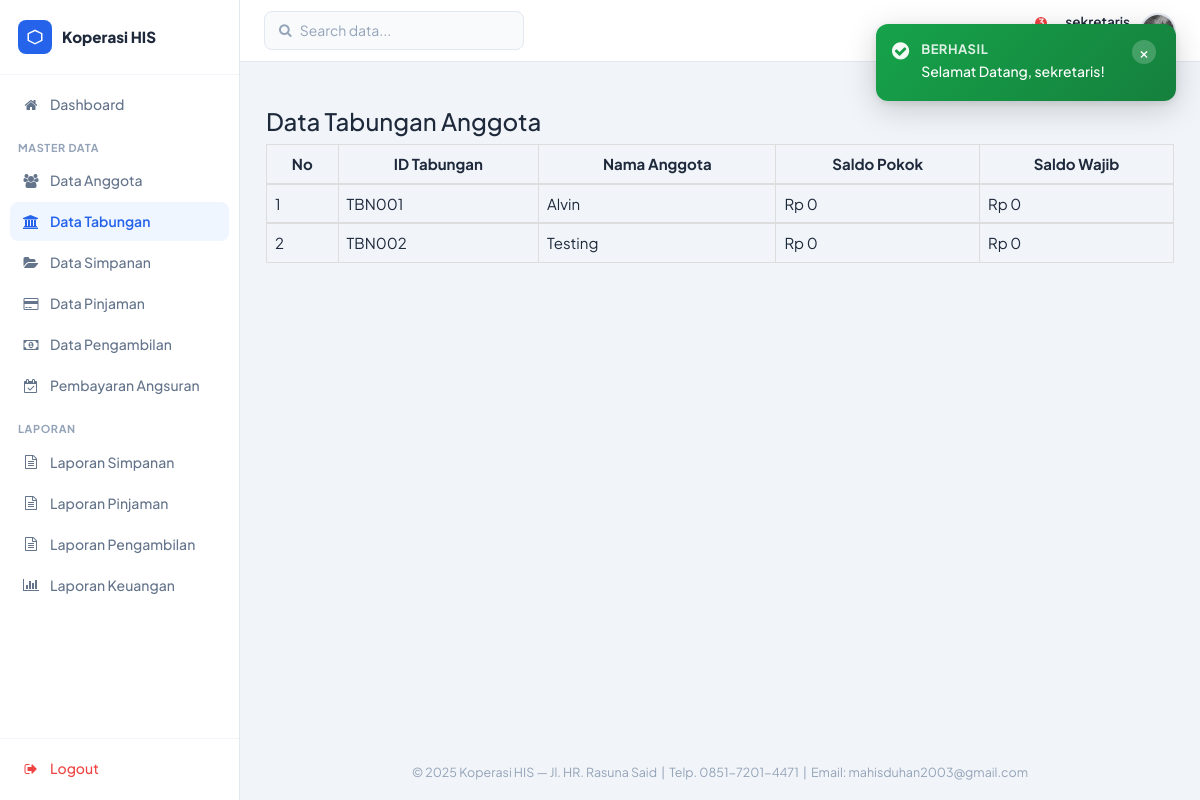
Before: /sekretaris/datatabungan.php (signed in) with the older database file.
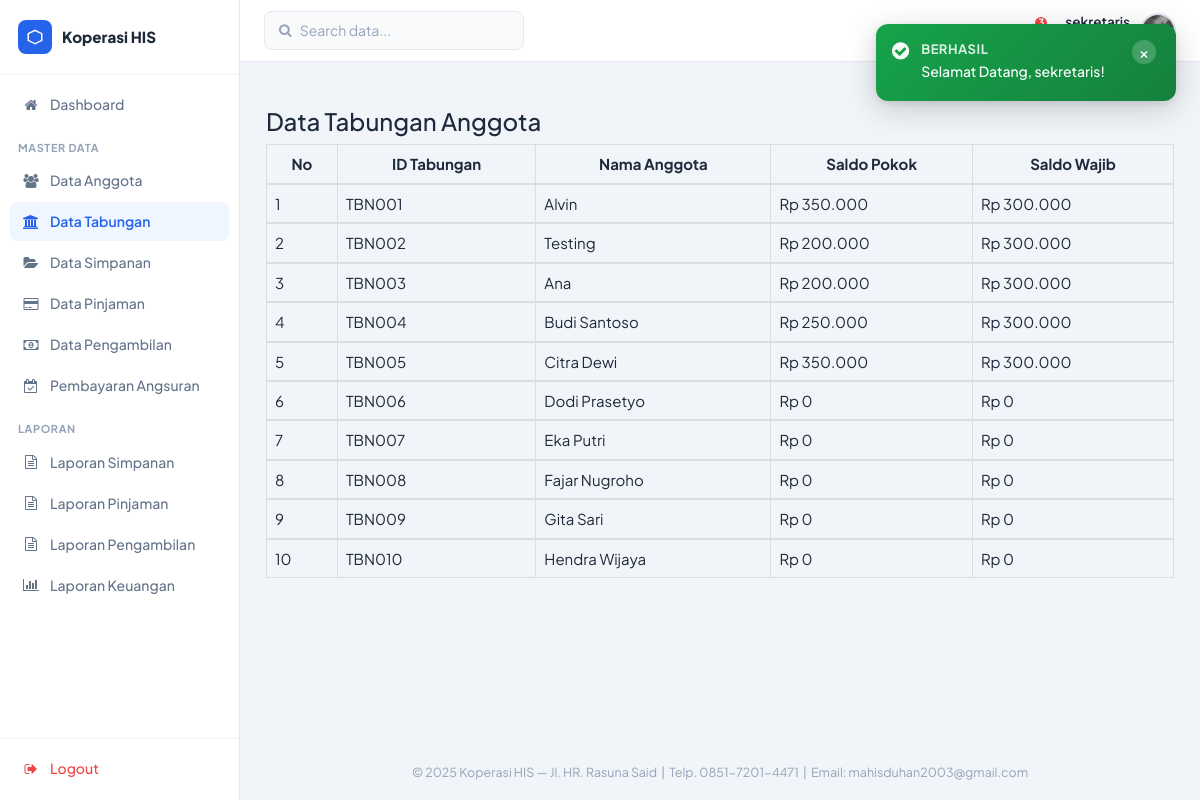
After: the same page with the newer database file.
### tables this page shows
CREATE TABLE `tbl_tabungan` (
  `id_tabungan` varchar(6) NOT NULL,
  `id_anggota` varchar(6) NOT NULL,
  `saldo` int NOT NULL,
  `saldo_wajib` int NOT NULL
);

CREATE TABLE `tbl_anggota` (
  `id_anggota` varchar(6) NOT NULL,
  `nik` varchar(20) NOT NULL,
  `nama_anggota` varchar(30) NOT NULL,
  `tempat_lahir` varchar(20) NOT NULL,
  `tanggal_lahir` date NOT NULL,
  `gender` varchar(15) NOT NULL,
  `alamat` text NOT NULL,
  `pekerjaan` varchar(30) NOT NULL,
  `status` varchar(20) NOT NULL,
  `tanggal_masuk` date NOT NULL,
  `keterangan` varchar(10) NOT NULL
);

### sekretaris/datatabungan.php (the view)
<?php
	include ("style/header.php");
	include ("style/sidebar.php");
?>
	<div class="box box-primary">
		<div class="box-header with-border">
			<h3 class="box-title">Data Tabungan Anggota</h3>
		</div>
		<div class="box-body">
			<div class="table-responsive">
				<table class="table table-bordered">
					<thead>
						<tr>
							<th style="text-align: center;">No</th>
							<th style="text-align: center;">ID Tabungan</th>
							<th style="text-align: center;">Nama Anggota</th>
							<th style="text-align: center;">Saldo Pokok</th>
							<th style="text-align: center;">Saldo Wajib</th>
						</tr>
					</thead>
					<?php
					$no = 1;
					include ("../config/koneksi.php");
					$sql = mysqli_query($konek, "SELECT * FROM tbl_tabungan a LEFT JOIN tbl_anggota b ON a.id_anggota=b.id_anggota");
					while ($data = mysqli_fetch_array($sql)){
					?>
					<tbody>
						<tr>
							<td><?php echo $no++; ?></td>
							<td><?php echo $data['id_tabungan']; ?></td>
							<td><?php echo $data['nama_anggota']; ?></td>
							<td><?php echo "Rp ".number_format($data['saldo'],0,',','.'); ?></td>
							<td><?php echo "Rp ".number_format($data['saldo_wajib'],0,',','.'); ?></td>
						</tr>
					</tbody>
					<?php
					}
					?>
				</table>
			</div>
		</div>
    </div>
<?php
	include ("style/footer.php");
?>

Changed rows visible on the page:
changed tbl_tabungan "TBN001": saldo "0" → "350.000"; saldo_wajib "0" → "300.000"
changed tbl_tabungan "TBN002": saldo "0" → "200.000"; saldo_wajib "0" → "300.000"
added tbl_tabungan: id_tabungan "TBN003", id_anggota.nama_anggota "Ana", saldo "200.000", saldo_wajib "300.000"
added tbl_tabungan: id_tabungan "TBN004", id_anggota.nama_anggota "Budi Santoso", saldo "250.000", saldo_wajib "300.000"
added tbl_tabungan: id_tabungan "TBN005", id_anggota.nama_anggota "Citra Dewi", saldo "350.000", saldo_wajib "300.000"
added tbl_tabungan: id_tabungan "TBN006", id_anggota.nama_anggota "Dodi Prasetyo", saldo "0", saldo_wajib "0"
added tbl_tabungan: id_tabungan "TBN007", id_anggota.nama_anggota "Eka Putri", saldo "0", saldo_wajib "0"
added tbl_tabungan: id_tabungan "TBN008", id_anggota.nama_anggota "Fajar Nugroho", saldo "0", saldo_wajib "0"
added tbl_tabungan: id_tabungan "TBN009", id_anggota.nama_anggota "Gita Sari", saldo "0", saldo_wajib "0"
added tbl_tabungan: id_tabungan "TBN010", id_anggota.nama_anggota "Hendra Wijaya", saldo "0", saldo_wajib "0"
